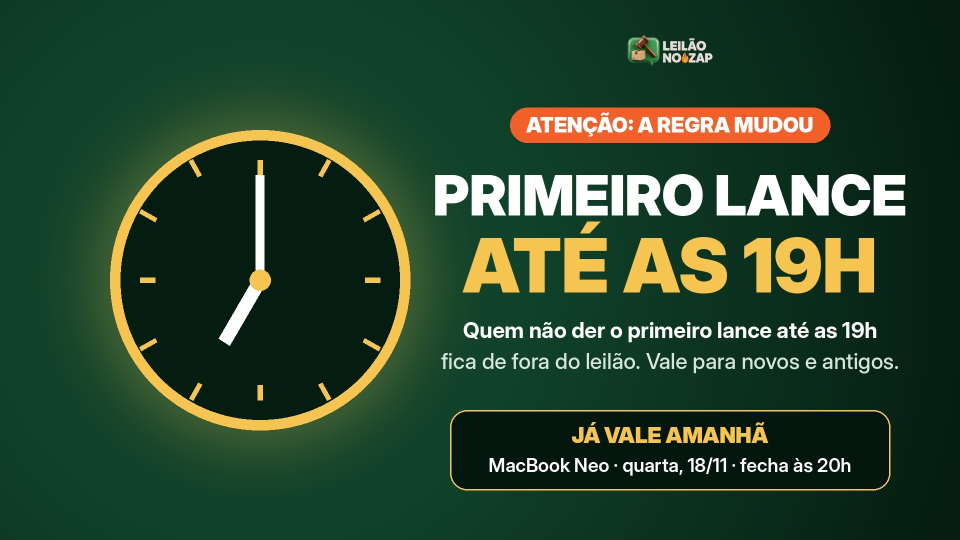
#> input picture marketing/semana-2026-11-16/regra-primeiro-lance-19h/A-site-1920x1080.jpg, 1920 x 1080 px, given in place of logo-horizontal-transparente.png, which was not available (shown at 1/2 size)
$ python alerta_curto.py
#> lines starting #> are read from the running program, lines starting #| are printed output that depends on the picture
# ESTILO D · ALERTA CURTO (17/11, "as pessoas estão com preguiça de ler": claro, urgente, útil e único).
# Fundo vermelho, faixas de perigo, poucas palavras: o 19H gigante. Urgente = prazo; útil = o que fazer; único = MacBook amanhã.
import os
from PIL import Image, ImageDraw, ImageFont
AQ = os.path.dirname(os.path.abspath(__file__)); OUT = os.path.dirname(AQ); MK = '/home/user/Leil-onozaplivoo/marketing'
F = lambda p, t: ImageFont.truetype(f'/usr/share/fonts/opentype/inter/InterDisplay-{p}.otf', t)
AMA, PRETO, VERM, VERM2, BR = (255, 210, 0), (15, 15, 15), (214, 22, 32), (150, 8, 16), (255, 255, 255)
LOGO = Image.open(f'{MK}/marca/logo-horizontal-transparente.png').convert('RGBA')

def cabe(d, t, tam, larg, peso='Black'):
    while d.textlength(t, font=F(peso, tam)) > larg and tam > 18: tam -= 2
    return F(peso, tam)
def faixa(b, y, h):
    W = b.width; s = Image.new('RGBA', (W + 2 * h, h), AMA); d = ImageDraw.Draw(s); w = int(h * .9)
    for x in range(-h, W + 2 * h, 2 * w): d.polygon([(x, h), (x + w, h), (x + w + h, 0), (x + h, 0)], fill=PRETO)
    b.alpha_composite(s.crop((h, 0, h + W, h)), (0, int(y)))
def tri(d, cx, cy, r):
    p = [(cx, cy - r), (cx + r * .95, cy + r * .72), (cx - r * .95, cy + r * .72)]; d.polygon(p, fill=AMA)
    d.line(p + [p[0]], fill=PRETO, width=max(6, int(r * .1)), joint='curve'); d.text((cx, cy + r * .2), '!', font=F('Black', int(r * 1.15)), fill=PRETO, anchor='mm')
def txt(d, W, y, t, tam, cor, peso='Black', sombra=True):
    f = cabe(d, t, tam, W * .92, peso)
    if sombra: d.text((W / 2 + 6, y + 8), t, font=f, fill=VERM2, anchor='mm')
    d.text((W / 2, y), t, font=f, fill=cor, anchor='mm'); return f.size
def fundo(W, H):
    b = Image.new('RGBA', (W, H), VERM + (255,)); d = ImageDraw.Draw(b)
    for i in range(0, max(W, H) * 2, 90): d.line((i, 0, i - H, H), fill=(200, 18, 28), width=40)   # textura diagonal sutil
    return b

def peca(W, H, nome, u, y):
    b = fundo(W, H); fh = int(80 * u); faixa(b, 0, fh); faixa(b, H - fh, fh); d = ImageDraw.Draw(b)
    tri(d, W / 2, y['tri'], int(110 * u))
    txt(d, W, y['at'], 'ATENÇÃO!', int(130 * u), AMA)
    txt(d, W, y['l1'], '1º LANCE ATÉ AS', int(96 * u), BR)
    txt(d, W, y['h'], '19H', int(400 * u), AMA)
    # tarja preta: a consequência
    d.rounded_rectangle((W * .05, y['tarja'], W * .95, y['tarja'] + y['tarja_h']), int(24 * u), fill=PRETO)
    txt(d, W, y['tarja'] + y['tarja_h'] / 2, 'OU FICA DE FORA DO LEILÃO', int(66 * u), BR, sombra=False)
    txt(d, W, y['quando'], 'MACBOOK · AMANHÃ (QUA) · FECHA 20H', int(54 * u), AMA, sombra=False)
    if y.get('logo'):
        lg = LOGO.copy(); lg.thumbnail((int(150 * u), int(150 * u))); d.rounded_rectangle((W / 2 - lg.width / 2 - 20, y['logo'] - 10, W / 2 + lg.width / 2 + 20, y['logo'] + lg.height + 10), 18, fill=PRETO)
        b.alpha_composite(lg, (int(W / 2 - lg.width / 2), y['logo']))
    b.convert('RGB').save(f'{OUT}/{nome}', quality=94); print('ok', nome)

peca(1080, 1920, 'D-URGENTE-story-status-1080x1920.jpg', 1.0, dict(tri=270, at=470, l1=640, h=900, tarja=1150, tarja_h=150, quando=1400, logo=1600))
#| ok D-URGENTE-story-status-1080x1920.jpg
peca(1080, 1350, 'D-URGENTE-feed-1080x1350.jpg', .8, dict(tri=200, at=350, l1=475, h=680, tarja=880, tarja_h=125, quando=1100, logo=1150 + 20))
#> call 2 of peca, with W = 1080, H = 1350, nome = 'D-URGENTE-feed-1080x1350.jpg', u = 0.8
#> call 3 of faixa, with y = 0, h = 64
#> in faixa (call 3), `s = Image.new('RGBA', (W + 2 * h, h), AMA)`:
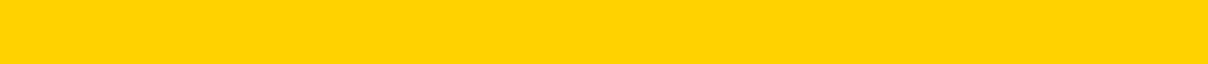
#> s: PIL image 1208x64 RGBA; mean R, G, B, A 255, 210, 0, 255
#> in faixa (call 3), `b.alpha_composite(s.crop((h, 0, h + W, h)), (0, int(y)))`:
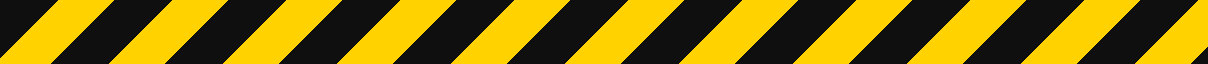
#> s: PIL image 1208x64 RGBA; mean R, G, B, A 134, 111.7, 7.6, 255
#> in peca (call 2), `lg.thumbnail((int(150 * u), int(150 * u)))`:
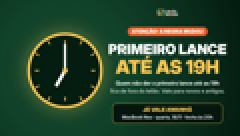
#> lg: PIL image 120x68 RGBA (shown 2 times larger); mean R, G, B, A 41.6, 69.8, 44.7, 255
#> in peca (call 2), `b.alpha_composite(lg, (int(W / 2 - lg.width / 2), y['logo']))`:
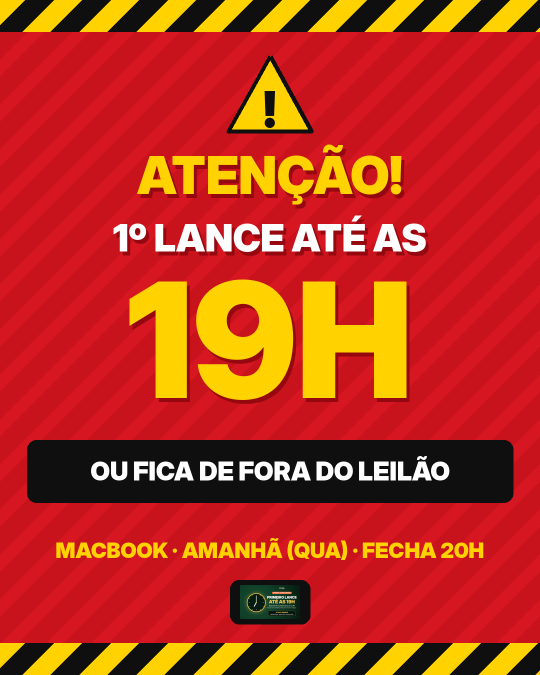
#> b: PIL image 1080x1350 RGBA (shown at 1/2 size); mean R, G, B, A 186.9, 51, 28.8, 255
#| ok D-URGENTE-feed-1080x1350.jpg
peca(1080, 1080, 'D-URGENTE-whatsapp-1080x1080.jpg', .66, dict(tri=165, at=290, l1=390, h=560, tarja=715, tarja_h=105, quando=900))
#> call 3 of peca, with W = 1080, H = 1080, nome = 'D-URGENTE-whatsapp-1080x1080.jpg', u = 0.66
#> in peca (call 3), `b.convert('RGB').save(f'{OUT}/{nome}', quality=94)`:
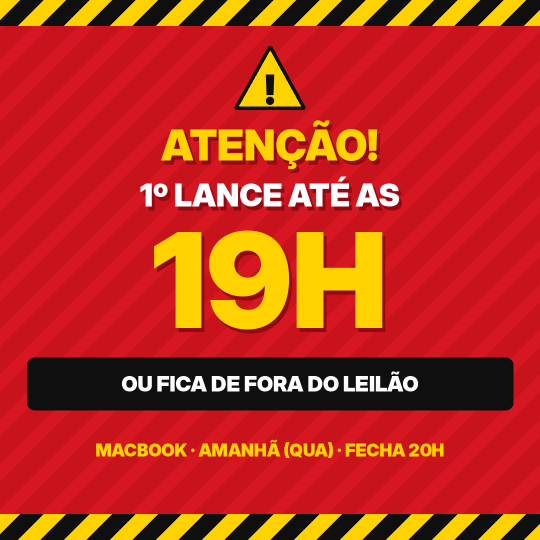
#> saved as D-URGENTE-whatsapp-1080x1080.jpg: PIL image 1080x1080 RGB (shown at 1/2 size); mean R, G, B 186.4, 47.2, 28.3
#| ok D-URGENTE-whatsapp-1080x1080.jpg

# site: faixa 1920x500
W, H = 1920, 500; b = fundo(W, H); faixa(b, 0, 44); faixa(b, H - 44, 44); d = ImageDraw.Draw(b); tri(d, 190, 250, 120)
#> in faixa (call 8), `b.alpha_composite(s.crop((h, 0, h + W, h)), (0, int(y)))`:
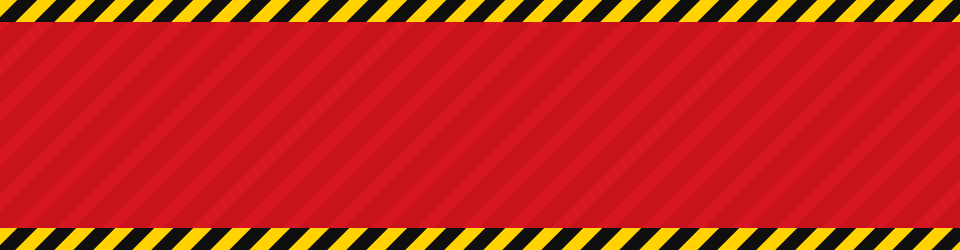
#> b: PIL image 1920x500 RGBA (shown at 1/2 size); mean R, G, B, A 192.4, 35.4, 25.7, 255
d.text((350, 165), 'ATENÇÃO! 1º LANCE ATÉ AS', font=F('Black', 76), fill=BR, anchor='lm')
d.text((1640, 250), '19H', font=F('Black', 230), fill=AMA, anchor='mm')
d.rounded_rectangle((340, 225, 1330, 315), 18, fill=PRETO); d.text((835, 270), 'OU FICA DE FORA DO LEILÃO', font=F('Black', 56), fill=BR, anchor='mm')
d.text((350, 380), 'MACBOOK · AMANHÃ (QUARTA) · FECHA 20H', font=F('Black', 44), fill=AMA, anchor='lm')
b.convert('RGB').save(f'{OUT}/D-URGENTE-site-faixa-1920x500.jpg', quality=94); print('ok faixa')
#> after `b.convert('RGB').save(f'{OUT}/D-URGENTE-site-faixa-1920x500.jpg', qual`:
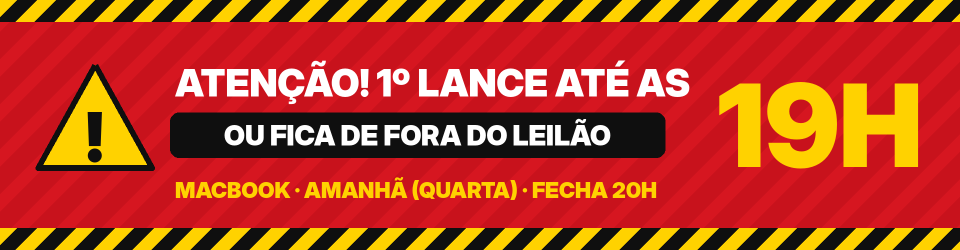
#> saved as D-URGENTE-site-faixa-1920x500.jpg: PIL image 1920x500 RGB (shown at 1/2 size); mean R, G, B 182.7, 63.1, 34.1
#| ok faixa

$ run again, on marketing/semana-2026-11-16/regra-primeiro-lance-19h/A-whatsapp-1080x1080.jpg
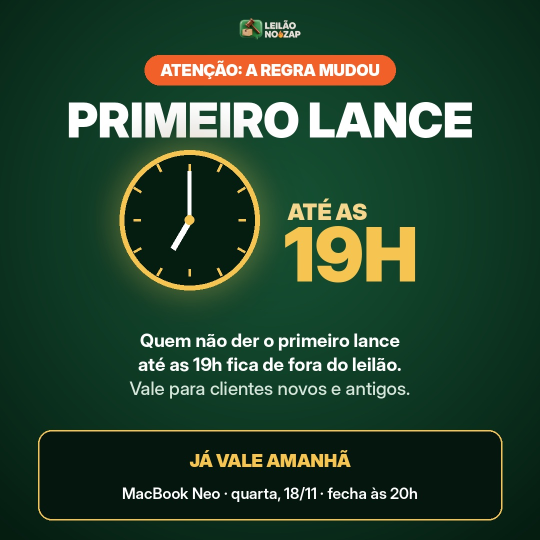
#> input picture marketing/semana-2026-11-16/regra-primeiro-lance-19h/A-whatsapp-1080x1080.jpg, 1080 x 1080 px, given in place of logo-horizontal-transparente.png, which was not available (shown at 1/2 size)
#> in peca, `b.alpha_composite(lg, (int(W / 2 - lg.width / 2), y['logo']))`:
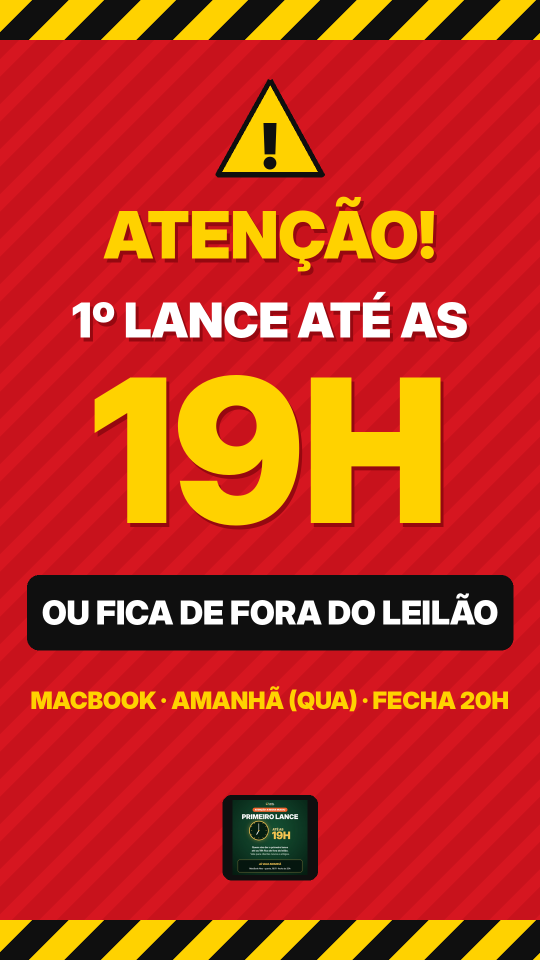
#> b: PIL image 1080x1920 RGBA (shown at 1/2 size); mean R, G, B, A 190, 52.3, 29.9, 255
#| ok D-URGENTE-story-status-1080x1920.jpg
#> lg: PIL image 120x120 RGBA
#> in peca (call 2), `b.alpha_composite(lg, (int(W / 2 - lg.width / 2), y['logo']))`:
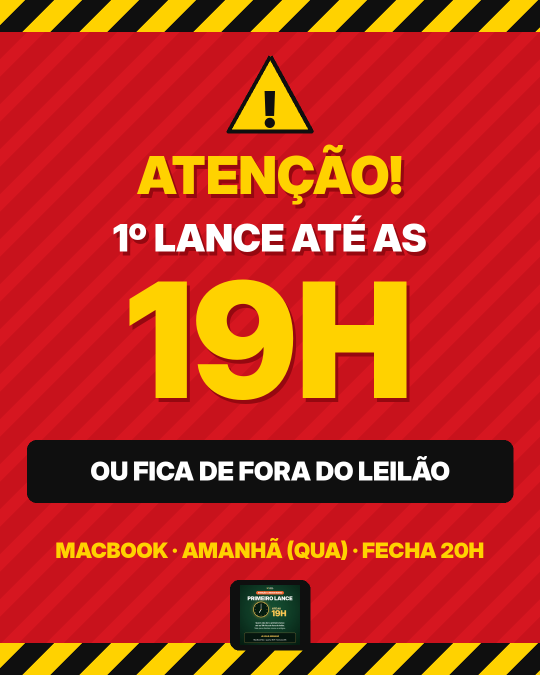
#> b: PIL image 1080x1350 RGBA (shown at 1/2 size); mean R, G, B, A 185.9, 51, 28.9, 255
#| ok D-URGENTE-feed-1080x1350.jpg
#| ok D-URGENTE-whatsapp-1080x1080.jpg
#| ok faixa
